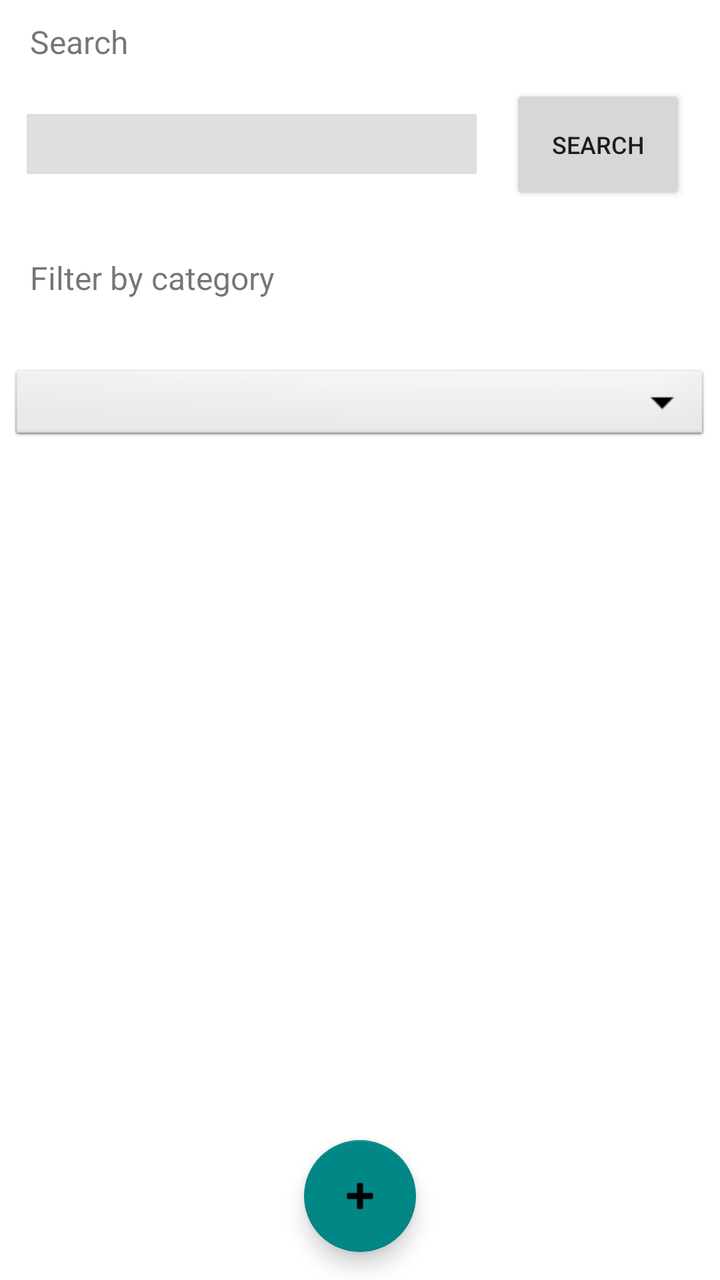
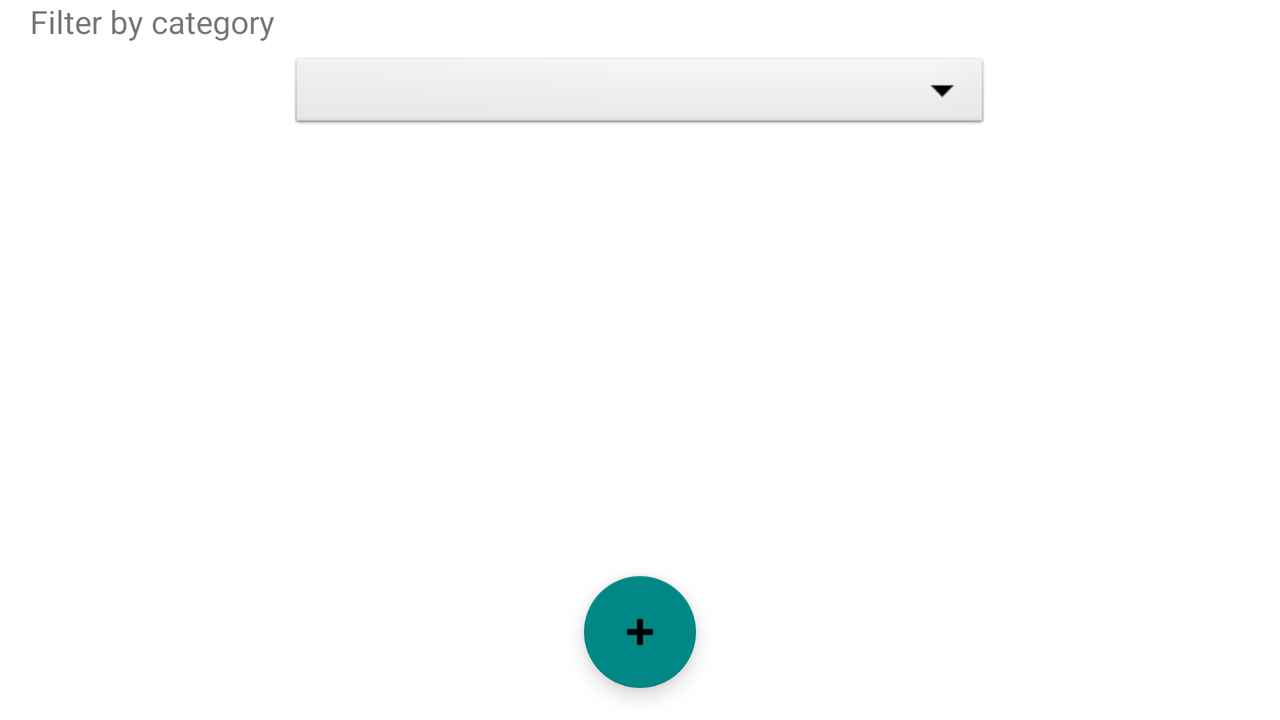

First picture: res/layout/ on a phone held upright. Second picture: the repository's own variant of that layout, on a device whose configuration matches the variant's folder. Source for both follows.
<!-- AndroidManifest.xml: application theme Theme.Z3 -->
<!-- res/layout/activity_main.xml -->
<?xml version="1.0" encoding="utf-8"?>
<androidx.constraintlayout.widget.ConstraintLayout xmlns:android="http://schemas.android.com/apk/res/android"
    xmlns:app="http://schemas.android.com/apk/res-auto"
    xmlns:tools="http://schemas.android.com/tools"
    android:layout_width="match_parent"
    android:layout_height="match_parent"

    tools:context=".MainActivity">

    <androidx.constraintlayout.widget.Guideline
        android:id="@+id/GH1"
        android:layout_width="wrap_content"
        android:layout_height="wrap_content"
        android:orientation="horizontal"
        app:layout_constraintGuide_percent="0.2" />

    <androidx.constraintlayout.widget.Guideline
        android:id="@+id/GH2"
        android:layout_width="wrap_content"
        android:layout_height="wrap_content"
        android:orientation="horizontal"
        app:layout_constraintGuide_percent="0.4" />

    <androidx.constraintlayout.widget.Guideline
        android:id="@+id/GH9.5"
        android:layout_width="wrap_content"
        android:layout_height="wrap_content"
        android:orientation="horizontal"
        app:layout_constraintGuide_percent="0.95" />

    <com.google.android.material.floatingactionbutton.FloatingActionButton
        android:id="@+id/addTask"
        android:layout_width="wrap_content"
        android:layout_height="wrap_content"
        android:clickable="true"
        android:tint="@color/white"
        app:layout_constraintBottom_toBottomOf="parent"
        app:layout_constraintEnd_toEndOf="parent"
        app:layout_constraintStart_toStartOf="parent"
        app:layout_constraintTop_toBottomOf="@+id/taskRecyclerView"
        app:srcCompat="@android:drawable/ic_input_add" />

    <Spinner
        android:id="@+id/categoryFilter"
        android:layout_width="350dp"
        android:layout_height="40dp"
        android:background="@android:drawable/btn_dropdown"
        app:layout_constraintBottom_toTopOf="@+id/GH2"
        app:layout_constraintEnd_toEndOf="parent"
        app:layout_constraintStart_toStartOf="parent"
        app:layout_constraintTop_toBottomOf="@+id/textView3" />

    <TextView
        android:id="@+id/textView3"
        android:layout_width="wrap_content"
        android:layout_height="wrap_content"
        android:text="Filter by category"
        android:textSize="16dp"
        android:layout_marginStart="15dp"
        app:layout_constraintStart_toStartOf="parent"
        app:layout_constraintTop_toTopOf="@+id/GH1" />

    <TextView
        android:id="@+id/textView9"
        android:layout_width="wrap_content"
        android:layout_height="wrap_content"
        android:text="Search"
        android:layout_marginStart="15dp"
        android:layout_marginTop="10dp"
        android:textSize="16sp"
        app:layout_constraintStart_toStartOf="parent"
        app:layout_constraintTop_toTopOf="parent" />

    <EditText
        android:id="@+id/searchTask"
        android:layout_width="225sp"
        android:layout_height="30dp"
        android:background="#DFDEDE"
        android:ems="10"
        android:inputType="textPersonName"
        android:text=""
        app:layout_constraintBottom_toTopOf="@+id/GH1"
        app:layout_constraintEnd_toStartOf="@+id/guideline4"
        app:layout_constraintHorizontal_bias="0.492"
        app:layout_constraintStart_toStartOf="parent"
        app:layout_constraintTop_toBottomOf="@+id/textView9"
        app:layout_constraintVertical_bias="0.38" />

    <androidx.constraintlayout.widget.Guideline
        android:id="@+id/guideline4"
        android:layout_width="wrap_content"
        android:layout_height="wrap_content"
        android:orientation="vertical"
        app:layout_constraintGuide_percent="0.7" />

    <Button
        android:id="@+id/searchButton"
        android:layout_width="wrap_content"
        android:layout_height="60dp"
        android:text="Search"
        android:textSize="12sp"
        app:layout_constraintBottom_toTopOf="@+id/GH1"
        app:layout_constraintEnd_toEndOf="parent"
        app:layout_constraintHorizontal_bias="0.142"
        app:layout_constraintStart_toStartOf="@+id/guideline4"
        app:layout_constraintTop_toBottomOf="@+id/textView9"
        app:layout_constraintVertical_bias="0.297" />

    <androidx.recyclerview.widget.RecyclerView
        android:id="@+id/taskRecyclerView"
        android:layout_width="match_parent"
        android:layout_height="300dp"
        app:layout_constraintEnd_toEndOf="parent"
        app:layout_constraintStart_toStartOf="parent"
        app:layout_constraintTop_toTopOf="@+id/GH2" />


</androidx.constraintlayout.widget.ConstraintLayout>
<!-- resources referenced by this layout -->
<resources>
  <style name="Theme.Z3" parent="Theme.MaterialComponents.DayNight.DarkActionBar">
          
          <item name="colorPrimary">@color/teal_700</item>
          <item name="colorPrimaryVariant">@color/teal_700</item>
          <item name="colorOnPrimary">@color/black</item>
          
          <item name="colorSecondary">@color/teal_700</item>
          <item name="colorSecondaryVariant">@color/teal_200</item>
          <item name="colorOnSecondary">@color/black</item>
          
          <item name="android:statusBarColor" tools:targetApi="l">?attr/colorPrimaryVariant</item>
          
      </style>
</resources>
<!-- res/layout-land/activity_main.xml (the author's variant of the layout above) -->
<!-- drawn on the phone turned sideways -->
<?xml version="1.0" encoding="utf-8"?>
<androidx.constraintlayout.widget.ConstraintLayout xmlns:android="http://schemas.android.com/apk/res/android"
    xmlns:app="http://schemas.android.com/apk/res-auto"
    xmlns:tools="http://schemas.android.com/tools"
    android:layout_width="match_parent"
    android:layout_height="match_parent"

    tools:context=".MainActivity">

    <androidx.constraintlayout.widget.Guideline
        android:id="@+id/GH1"
        android:layout_width="wrap_content"
        android:layout_height="wrap_content"
        android:orientation="horizontal"
        app:layout_constraintGuide_percent="0.2" />

    <androidx.constraintlayout.widget.Guideline
        android:id="@+id/GH2"
        android:layout_width="wrap_content"
        android:layout_height="wrap_content"
        android:orientation="horizontal"
        app:layout_constraintGuide_percent="0.4" />

    <androidx.constraintlayout.widget.Guideline
        android:id="@+id/GH9.5"
        android:layout_width="wrap_content"
        android:layout_height="wrap_content"
        android:orientation="horizontal"
        app:layout_constraintGuide_percent="0.95" />

    <com.google.android.material.floatingactionbutton.FloatingActionButton
        android:id="@+id/addTask"
        android:layout_width="wrap_content"
        android:layout_height="wrap_content"
        android:clickable="true"
        android:tint="@color/white"
        app:layout_constraintBottom_toBottomOf="parent"
        app:layout_constraintEnd_toEndOf="parent"
        app:layout_constraintStart_toStartOf="parent"
        app:layout_constraintTop_toBottomOf="@+id/taskRecyclerView"
        app:srcCompat="@android:drawable/ic_input_add" />

    <Spinner
        android:id="@+id/categoryFilter"
        android:layout_width="350dp"
        android:layout_height="40dp"
        android:background="@android:drawable/btn_dropdown"
        app:layout_constraintBottom_toTopOf="@+id/GH1"
        app:layout_constraintEnd_toEndOf="parent"
        app:layout_constraintStart_toStartOf="parent"
        app:layout_constraintTop_toBottomOf="@+id/textView3" />

    <TextView
        android:id="@+id/textView3"
        android:layout_width="wrap_content"
        android:layout_height="wrap_content"
        android:layout_marginStart="15dp"
        android:text="Filter by category"
        android:textSize="16dp"
        app:layout_constraintStart_toStartOf="parent"
        app:layout_constraintTop_toTopOf="parent" />

    <androidx.constraintlayout.widget.Guideline
        android:id="@+id/guideline4"
        android:layout_width="wrap_content"
        android:layout_height="wrap_content"
        android:orientation="vertical"
        app:layout_constraintGuide_percent="0.7" />

    <androidx.recyclerview.widget.RecyclerView
        android:id="@+id/taskRecyclerView"
        android:layout_width="match_parent"
        android:layout_height="200dp"
        app:layout_constraintEnd_toEndOf="parent"
        app:layout_constraintStart_toStartOf="parent"
        app:layout_constraintTop_toTopOf="@+id/GH1" />


</androidx.constraintlayout.widget.ConstraintLayout>
